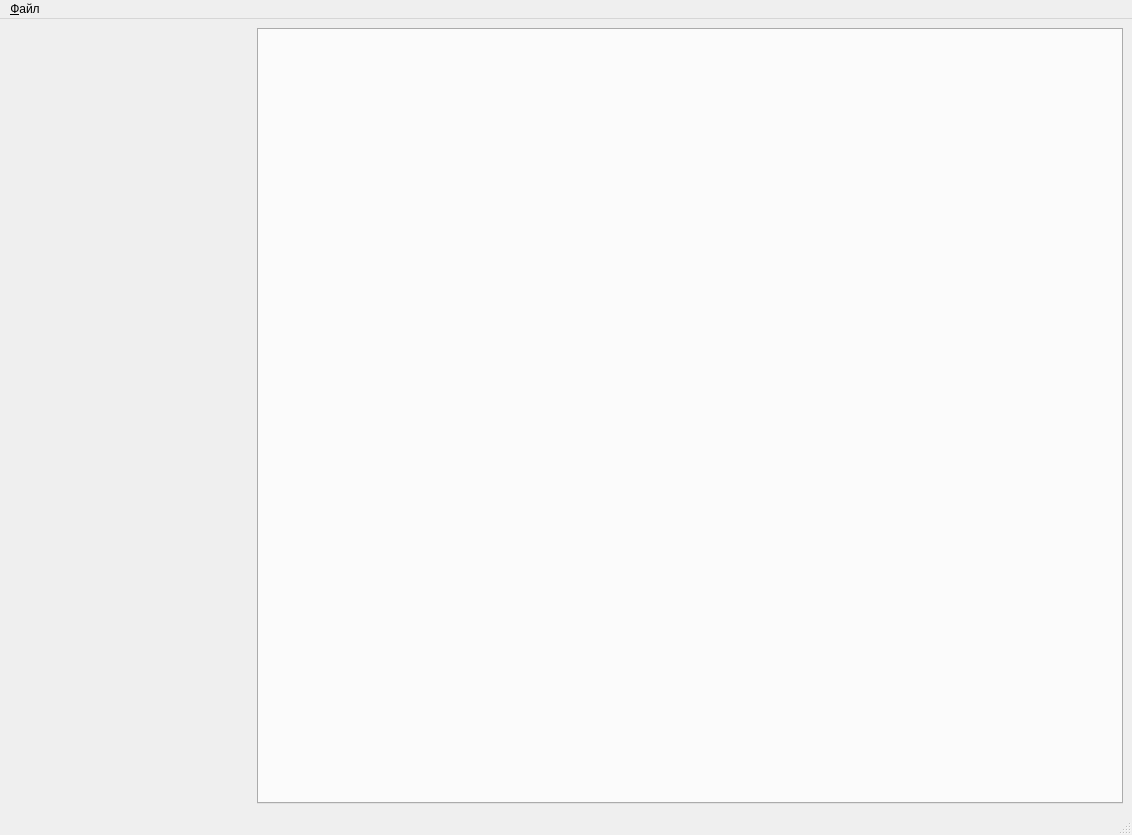
<?xml version="1.0" encoding="UTF-8"?>
<ui version="4.0">
 <class>MainWindow</class>
 <widget class="QMainWindow" name="MainWindow">
  <property name="geometry">
   <rect>
    <x>0</x>
    <y>0</y>
    <width>1132</width>
    <height>835</height>
   </rect>
  </property>
  <property name="windowTitle">
   <string>Измерение выходной мощности</string>
  </property>
  <widget class="QWidget" name="centralwidget">
   <layout class="QHBoxLayout" name="horizontalLayout" stretch="2,7">
    <item>
     <layout class="QVBoxLayout" name="layInstrs">
      <property name="spacing">
       <number>0</number>
      </property>
      <item>
       <spacer name="verticalSpacer">
        <property name="orientation">
         <enum>Qt::Vertical</enum>
        </property>
        <property name="sizeHint" stdset="0">
         <size>
          <width>20</width>
          <height>40</height>
         </size>
        </property>
       </spacer>
      </item>
     </layout>
    </item>
    <item>
     <widget class="QTabWidget" name="tabWidget">
      <property name="currentIndex">
       <number>-1</number>
      </property>
     </widget>
    </item>
   </layout>
  </widget>
  <widget class="QMenuBar" name="menubar">
   <property name="geometry">
    <rect>
     <x>0</x>
     <y>0</y>
     <width>1132</width>
     <height>21</height>
    </rect>
   </property>
   <widget class="QMenu" name="menu">
    <property name="title">
     <string>&amp;Файл</string>
    </property>
    <addaction name="actExit"/>
   </widget>
   <addaction name="menu"/>
  </widget>
  <widget class="QStatusBar" name="statusbar"/>
  <action name="actExit">
   <property name="text">
    <string>Выход</string>
   </property>
   <property name="toolTip">
    <string>Выйти из приложения</string>
   </property>
   <property name="statusTip">
    <string>Выйти из приложения</string>
   </property>
  </action>
 </widget>
 <resources/>
 <connections>
  <connection>
   <sender>actExit</sender>
   <signal>triggered()</signal>
   <receiver>MainWindow</receiver>
   <slot>close()</slot>
   <hints>
    <hint type="sourcelabel">
     <x>-1</x>
     <y>-1</y>
    </hint>
    <hint type="destinationlabel">
     <x>361</x>
     <y>238</y>
    </hint>
   </hints>
  </connection>
 </connections>
</ui>
